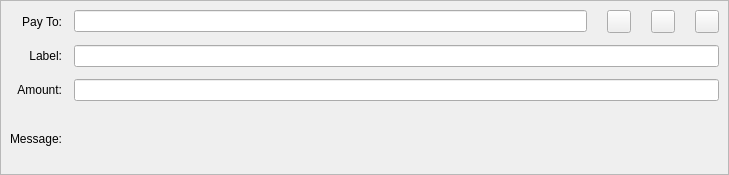
<?xml version="1.0" encoding="UTF-8"?>
<ui version="4.0">
 <class>SendCoinsEntry</class>
 <widget class="QStackedWidget" name="SendCoinsEntry">
  <property name="geometry">
   <rect>
    <x>0</x>
    <y>0</y>
    <width>729</width>
    <height>175</height>
   </rect>
  </property>
  <property name="focusPolicy">
   <enum>Qt::TabFocus</enum>
  </property>
  <property name="autoFillBackground">
   <bool>false</bool>
  </property>
  <property name="currentIndex">
   <number>0</number>
  </property>
  <widget class="QFrame" name="SendCoins">
   <property name="toolTip">
    <string>This is a normal payment.</string>
   </property>
   <property name="frameShape">
    <enum>QFrame::StyledPanel</enum>
   </property>
   <property name="frameShadow">
    <enum>QFrame::Sunken</enum>
   </property>
   <layout class="QGridLayout" name="gridLayout">
    <property name="spacing">
     <number>12</number>
    </property>
    <item row="2" column="1">
     <widget class="BitcoinAmountField" name="payAmount"/>
    </item>
    <item row="3" column="1">
     <widget class="QLabel" name="messageTextLabel">
      <property name="toolTip">
       <string>A message that was attached to the Diytube: URI which will be stored with the transaction for your reference. Note: This message will not be sent over the Diytube network.</string>
      </property>
      <property name="textFormat">
       <enum>Qt::PlainText</enum>
      </property>
     </widget>
    </item>
    <item row="0" column="0">
     <widget class="QLabel" name="payToLabel">
      <property name="text">
       <string>Pay To:</string>
      </property>
      <property name="alignment">
       <set>Qt::AlignRight|Qt::AlignTrailing|Qt::AlignVCenter</set>
      </property>
      <property name="buddy">
       <cstring>payTo</cstring>
      </property>
     </widget>
    </item>
    <item row="2" column="0">
     <widget class="QLabel" name="amountLabel">
      <property name="text">
       <string>Amount:</string>
      </property>
      <property name="alignment">
       <set>Qt::AlignRight|Qt::AlignTrailing|Qt::AlignVCenter</set>
      </property>
      <property name="buddy">
       <cstring>payAmount</cstring>
      </property>
     </widget>
    </item>
    <item row="1" column="0">
     <widget class="QLabel" name="labelLabel">
      <property name="text">
       <string>Label:</string>
      </property>
      <property name="alignment">
       <set>Qt::AlignRight|Qt::AlignTrailing|Qt::AlignVCenter</set>
      </property>
      <property name="buddy">
       <cstring>addAsLabel</cstring>
      </property>
     </widget>
    </item>
    <item row="1" column="1">
     <widget class="QLineEdit" name="addAsLabel">
      <property name="toolTip">
       <string>Enter a label for this address to add it to the list of used addresses</string>
      </property>
     </widget>
    </item>
    <item row="3" column="0">
     <widget class="QLabel" name="messageLabel">
      <property name="text">
       <string>Message:</string>
      </property>
      <property name="alignment">
       <set>Qt::AlignRight|Qt::AlignTrailing|Qt::AlignVCenter</set>
      </property>
     </widget>
    </item>
    <item row="0" column="1">
     <layout class="QHBoxLayout" name="payToLayout">
      <property name="spacing">
       <number>0</number>
      </property>
      <item>
       <widget class="QValidatedLineEdit" name="payTo">
        <property name="sizePolicy">
         <sizepolicy hsizetype="Preferred" vsizetype="Maximum">
          <horstretch>0</horstretch>
          <verstretch>0</verstretch>
         </sizepolicy>
        </property>
        <property name="toolTip">
         <string>The Diytube address to send the payment to</string>
        </property>
       </widget>
      </item>
      <item>
       <spacer name="horizontalSpacer">
        <property name="orientation">
         <enum>Qt::Horizontal</enum>
        </property>
        <property name="sizeType">
         <enum>QSizePolicy::Maximum</enum>
        </property>
        <property name="sizeHint" stdset="0">
         <size>
          <width>20</width>
          <height>20</height>
         </size>
        </property>
       </spacer>
      </item>
      <item>
       <widget class="QToolButton" name="addressBookButton">
        <property name="sizePolicy">
         <sizepolicy hsizetype="Maximum" vsizetype="Maximum">
          <horstretch>0</horstretch>
          <verstretch>0</verstretch>
         </sizepolicy>
        </property>
        <property name="toolTip">
         <string>Choose previously used address</string>
        </property>
        <property name="text">
         <string/>
        </property>
        <property name="icon">
         <iconset resource="../diytube.qrc">
          <normaloff>:/icons/address-book</normaloff>:/icons/address-book</iconset>
        </property>
        <property name="shortcut">
         <string>Alt+A</string>
        </property>
       </widget>
      </item>
      <item>
       <spacer name="horizontalSpacer_2">
        <property name="orientation">
         <enum>Qt::Horizontal</enum>
        </property>
        <property name="sizeType">
         <enum>QSizePolicy::Maximum</enum>
        </property>
        <property name="sizeHint" stdset="0">
         <size>
          <width>20</width>
          <height>20</height>
         </size>
        </property>
       </spacer>
      </item>
      <item>
       <widget class="QToolButton" name="pasteButton">
        <property name="sizePolicy">
         <sizepolicy hsizetype="Maximum" vsizetype="Maximum">
          <horstretch>0</horstretch>
          <verstretch>0</verstretch>
         </sizepolicy>
        </property>
        <property name="toolTip">
         <string>Paste address from clipboard</string>
        </property>
        <property name="text">
         <string/>
        </property>
        <property name="icon">
         <iconset resource="../diytube.qrc">
          <normaloff>:/icons/editpaste</normaloff>:/icons/editpaste</iconset>
        </property>
        <property name="shortcut">
         <string>Alt+P</string>
        </property>
       </widget>
      </item>
      <item>
       <spacer name="horizontalSpacer_3">
        <property name="orientation">
         <enum>Qt::Horizontal</enum>
        </property>
        <property name="sizeType">
         <enum>QSizePolicy::Maximum</enum>
        </property>
        <property name="sizeHint" stdset="0">
         <size>
          <width>20</width>
          <height>20</height>
         </size>
        </property>
       </spacer>
      </item>
      <item>
       <widget class="QToolButton" name="deleteButton">
        <property name="sizePolicy">
         <sizepolicy hsizetype="Maximum" vsizetype="Maximum">
          <horstretch>0</horstretch>
          <verstretch>0</verstretch>
         </sizepolicy>
        </property>
        <property name="toolTip">
         <string>Remove this entry</string>
        </property>
        <property name="text">
         <string/>
        </property>
        <property name="icon">
         <iconset resource="../diytube.qrc">
          <normaloff>:/icons/remove</normaloff>:/icons/remove</iconset>
        </property>
       </widget>
      </item>
     </layout>
    </item>
   </layout>
  </widget>
  <widget class="QFrame" name="SendCoins_InsecurePaymentRequest">
   <property name="palette">
    <palette>
     <active>
      <colorrole role="WindowText">
       <brush brushstyle="SolidPattern">
        <color alpha="255">
         <red>0</red>
         <green>0</green>
         <blue>0</blue>
        </color>
       </brush>
      </colorrole>
      <colorrole role="Button">
       <brush brushstyle="SolidPattern">
        <color alpha="255">
         <red>255</red>
         <green>255</green>
         <blue>127</blue>
        </color>
       </brush>
      </colorrole>
      <colorrole role="Light">
       <brush brushstyle="SolidPattern">
        <color alpha="255">
         <red>255</red>
         <green>255</green>
         <blue>255</blue>
        </color>
       </brush>
      </colorrole>
      <colorrole role="Midlight">
       <brush brushstyle="SolidPattern">
        <color alpha="255">
         <red>255</red>
         <green>255</green>
         <blue>191</blue>
        </color>
       </brush>
      </colorrole>
      <colorrole role="Dark">
       <brush brushstyle="SolidPattern">
        <color alpha="255">
         <red>127</red>
         <green>127</green>
         <blue>63</blue>
        </color>
       </brush>
      </colorrole>
      <colorrole role="Mid">
       <brush brushstyle="SolidPattern">
        <color alpha="255">
         <red>170</red>
         <green>170</green>
         <blue>84</blue>
        </color>
       </brush>
      </colorrole>
      <colorrole role="Text">
       <brush brushstyle="SolidPattern">
        <color alpha="255">
         <red>0</red>
         <green>0</green>
         <blue>0</blue>
        </color>
       </brush>
      </colorrole>
      <colorrole role="BrightText">
       <brush brushstyle="SolidPattern">
        <color alpha="255">
         <red>255</red>
         <green>255</green>
         <blue>255</blue>
        </color>
       </brush>
      </colorrole>
      <colorrole role="ButtonText">
       <brush brushstyle="SolidPattern">
        <color alpha="255">
         <red>0</red>
         <green>0</green>
         <blue>0</blue>
        </color>
       </brush>
      </colorrole>
      <colorrole role="Base">
       <brush brushstyle="SolidPattern">
        <color alpha="255">
         <red>255</red>
         <green>255</green>
         <blue>255</blue>
        </color>
       </brush>
      </colorrole>
      <colorrole role="Window">
       <brush brushstyle="SolidPattern">
        <color alpha="255">
         <red>255</red>
         <green>255</green>
         <blue>127</blue>
        </color>
       </brush>
      </colorrole>
      <colorrole role="Shadow">
       <brush brushstyle="SolidPattern">
        <color alpha="255">
         <red>0</red>
         <green>0</green>
         <blue>0</blue>
        </color>
       </brush>
      </colorrole>
      <colorrole role="AlternateBase">
       <brush brushstyle="SolidPattern">
        <color alpha="255">
         <red>255</red>
         <green>255</green>
         <blue>191</blue>
        </color>
       </brush>
      </colorrole>
      <colorrole role="ToolTipBase">
       <brush brushstyle="SolidPattern">
        <color alpha="255">
         <red>255</red>
         <green>255</green>
         <blue>220</blue>
        </color>
       </brush>
      </colorrole>
      <colorrole role="ToolTipText">
       <brush brushstyle="SolidPattern">
        <color alpha="255">
         <red>0</red>
         <green>0</green>
         <blue>0</blue>
        </color>
       </brush>
      </colorrole>
     </active>
     <inactive>
      <colorrole role="WindowText">
       <brush brushstyle="SolidPattern">
        <color alpha="255">
         <red>0</red>
         <green>0</green>
         <blue>0</blue>
        </color>
       </brush>
      </colorrole>
      <colorrole role="Button">
       <brush brushstyle="SolidPattern">
        <color alpha="255">
         <red>255</red>
         <green>255</green>
         <blue>127</blue>
        </color>
       </brush>
      </colorrole>
      <colorrole role="Light">
       <brush brushstyle="SolidPattern">
        <color alpha="255">
         <red>255</red>
         <green>255</green>
         <blue>255</blue>
        </color>
       </brush>
      </colorrole>
      <colorrole role="Midlight">
       <brush brushstyle="SolidPattern">
        <color alpha="255">
         <red>255</red>
         <green>255</green>
         <blue>191</blue>
        </color>
       </brush>
      </colorrole>
      <colorrole role="Dark">
       <brush brushstyle="SolidPattern">
        <color alpha="255">
         <red>127</red>
         <green>127</green>
         <blue>63</blue>
        </color>
       </brush>
      </colorrole>
      <colorrole role="Mid">
       <brush brushstyle="SolidPattern">
        <color alpha="255">
         <red>170</red>
         <green>170</green>
         <blue>84</blue>
        </color>
       </brush>
      </colorrole>
      <colorrole role="Text">
       <brush brushstyle="SolidPattern">
        <color alpha="255">
         <red>0</red>
         <green>0</green>
         <blue>0</blue>
        </color>
       </brush>
      </colorrole>
      <colorrole role="BrightText">
       <brush brushstyle="SolidPattern">
        <color alpha="255">
         <red>255</red>
         <green>255</green>
         <blue>255</blue>
        </color>
       </brush>
      </colorrole>
      <colorrole role="ButtonText">
       <brush brushstyle="SolidPattern">
        <color alpha="255">
         <red>0</red>
         <green>0</green>
         <blue>0</blue>
        </color>
       </brush>
      </colorrole>
      <colorrole role="Base">
       <brush brushstyle="SolidPattern">
        <color alpha="255">
         <red>255</red>
         <green>255</green>
         <blue>255</blue>
        </color>
       </brush>
      </colorrole>
      <colorrole role="Window">
       <brush brushstyle="SolidPattern">
        <color alpha="255">
         <red>255</red>
         <green>255</green>
         <blue>127</blue>
        </color>
       </brush>
      </colorrole>
      <colorrole role="Shadow">
       <brush brushstyle="SolidPattern">
        <color alpha="255">
         <red>0</red>
         <green>0</green>
         <blue>0</blue>
        </color>
       </brush>
      </colorrole>
      <colorrole role="AlternateBase">
       <brush brushstyle="SolidPattern">
        <color alpha="255">
         <red>255</red>
         <green>255</green>
         <blue>191</blue>
        </color>
       </brush>
      </colorrole>
      <colorrole role="ToolTipBase">
       <brush brushstyle="SolidPattern">
        <color alpha="255">
         <red>255</red>
         <green>255</green>
         <blue>220</blue>
        </color>
       </brush>
      </colorrole>
      <colorrole role="ToolTipText">
       <brush brushstyle="SolidPattern">
        <color alpha="255">
         <red>0</red>
         <green>0</green>
         <blue>0</blue>
        </color>
       </brush>
      </colorrole>
     </inactive>
     <disabled>
      <colorrole role="WindowText">
       <brush brushstyle="SolidPattern">
        <color alpha="255">
         <red>127</red>
         <green>127</green>
         <blue>63</blue>
        </color>
       </brush>
      </colorrole>
      <colorrole role="Button">
       <brush brushstyle="SolidPattern">
        <color alpha="255">
         <red>255</red>
         <green>255</green>
         <blue>127</blue>
        </color>
       </brush>
      </colorrole>
      <colorrole role="Light">
       <brush brushstyle="SolidPattern">
        <color alpha="255">
         <red>255</red>
         <green>255</green>
         <blue>255</blue>
        </color>
       </brush>
      </colorrole>
      <colorrole role="Midlight">
       <brush brushstyle="SolidPattern">
        <color alpha="255">
         <red>255</red>
         <green>255</green>
         <blue>191</blue>
        </color>
       </brush>
      </colorrole>
      <colorrole role="Dark">
       <brush brushstyle="SolidPattern">
        <color alpha="255">
         <red>127</red>
         <green>127</green>
         <blue>63</blue>
        </color>
       </brush>
      </colorrole>
      <colorrole role="Mid">
       <brush brushstyle="SolidPattern">
        <color alpha="255">
         <red>170</red>
         <green>170</green>
         <blue>84</blue>
        </color>
       </brush>
      </colorrole>
      <colorrole role="Text">
       <brush brushstyle="SolidPattern">
        <color alpha="255">
         <red>127</red>
         <green>127</green>
         <blue>63</blue>
        </color>
       </brush>
      </colorrole>
      <colorrole role="BrightText">
       <brush brushstyle="SolidPattern">
        <color alpha="255">
         <red>255</red>
         <green>255</green>
         <blue>255</blue>
        </color>
       </brush>
      </colorrole>
      <colorrole role="ButtonText">
       <brush brushstyle="SolidPattern">
        <color alpha="255">
         <red>127</red>
         <green>127</green>
         <blue>63</blue>
        </color>
       </brush>
      </colorrole>
      <colorrole role="Base">
       <brush brushstyle="SolidPattern">
        <color alpha="255">
         <red>255</red>
         <green>255</green>
         <blue>127</blue>
        </color>
       </brush>
      </colorrole>
      <colorrole role="Window">
       <brush brushstyle="SolidPattern">
        <color alpha="255">
         <red>255</red>
         <green>255</green>
         <blue>127</blue>
        </color>
       </brush>
      </colorrole>
      <colorrole role="Shadow">
       <brush brushstyle="SolidPattern">
        <color alpha="255">
         <red>0</red>
         <green>0</green>
         <blue>0</blue>
        </color>
       </brush>
      </colorrole>
      <colorrole role="AlternateBase">
       <brush brushstyle="SolidPattern">
        <color alpha="255">
         <red>255</red>
         <green>255</green>
         <blue>127</blue>
        </color>
       </brush>
      </colorrole>
      <colorrole role="ToolTipBase">
       <brush brushstyle="SolidPattern">
        <color alpha="255">
         <red>255</red>
         <green>255</green>
         <blue>220</blue>
        </color>
       </brush>
      </colorrole>
      <colorrole role="ToolTipText">
       <brush brushstyle="SolidPattern">
        <color alpha="255">
         <red>0</red>
         <green>0</green>
         <blue>0</blue>
        </color>
       </brush>
      </colorrole>
     </disabled>
    </palette>
   </property>
   <property name="toolTip">
    <string>This is an unverified payment request.</string>
   </property>
   <property name="autoFillBackground">
    <bool>true</bool>
   </property>
   <property name="frameShape">
    <enum>QFrame::StyledPanel</enum>
   </property>
   <property name="frameShadow">
    <enum>QFrame::Sunken</enum>
   </property>
   <layout class="QGridLayout" name="gridLayout_is">
    <property name="spacing">
     <number>12</number>
    </property>
    <item row="0" column="0">
     <widget class="QLabel" name="payToLabel_is">
      <property name="text">
       <string>Pay To:</string>
      </property>
      <property name="alignment">
       <set>Qt::AlignRight|Qt::AlignTrailing|Qt::AlignVCenter</set>
      </property>
     </widget>
    </item>
    <item row="0" column="1">
     <layout class="QHBoxLayout" name="payToLayout_is">
      <property name="spacing">
       <number>0</number>
      </property>
      <item>
       <widget class="QLabel" name="payTo_is"/>
      </item>
      <item>
       <widget class="QToolButton" name="deleteButton_is">
        <property name="toolTip">
         <string>Remove this entry</string>
        </property>
        <property name="text">
         <string/>
        </property>
        <property name="icon">
         <iconset resource="../diytube.qrc">
          <normaloff>:/icons/remove</normaloff>:/icons/remove</iconset>
        </property>
       </widget>
      </item>
     </layout>
    </item>
    <item row="1" column="0">
     <widget class="QLabel" name="memoLabel_is">
      <property name="text">
       <string>Memo:</string>
      </property>
      <property name="alignment">
       <set>Qt::AlignRight|Qt::AlignTrailing|Qt::AlignVCenter</set>
      </property>
     </widget>
    </item>
    <item row="1" column="1">
     <widget class="QLabel" name="memoTextLabel_is">
      <property name="textFormat">
       <enum>Qt::PlainText</enum>
      </property>
     </widget>
    </item>
    <item row="2" column="0">
     <widget class="QLabel" name="amountLabel_is">
      <property name="text">
       <string>Amount:</string>
      </property>
      <property name="alignment">
       <set>Qt::AlignRight|Qt::AlignTrailing|Qt::AlignVCenter</set>
      </property>
      <property name="buddy">
       <cstring>payAmount_is</cstring>
      </property>
     </widget>
    </item>
    <item row="2" column="1">
     <widget class="BitcoinAmountField" name="payAmount_is">
      <property name="acceptDrops">
       <bool>false</bool>
      </property>
     </widget>
    </item>
   </layout>
  </widget>
  <widget class="QFrame" name="SendCoins_SecurePaymentRequest">
   <property name="palette">
    <palette>
     <active>
      <colorrole role="WindowText">
       <brush brushstyle="SolidPattern">
        <color alpha="255">
         <red>0</red>
         <green>0</green>
         <blue>0</blue>
        </color>
       </brush>
      </colorrole>
      <colorrole role="Button">
       <brush brushstyle="SolidPattern">
        <color alpha="255">
         <red>140</red>
         <green>232</green>
         <blue>119</blue>
        </color>
       </brush>
      </colorrole>
      <colorrole role="Light">
       <brush brushstyle="SolidPattern">
        <color alpha="255">
         <red>230</red>
         <green>255</green>
         <blue>224</blue>
        </color>
       </brush>
      </colorrole>
      <colorrole role="Midlight">
       <brush brushstyle="SolidPattern">
        <color alpha="255">
         <red>185</red>
         <green>243</green>
         <blue>171</blue>
        </color>
       </brush>
      </colorrole>
      <colorrole role="Dark">
       <brush brushstyle="SolidPattern">
        <color alpha="255">
         <red>70</red>
         <green>116</green>
         <blue>59</blue>
        </color>
       </brush>
      </colorrole>
      <colorrole role="Mid">
       <brush brushstyle="SolidPattern">
        <color alpha="255">
         <red>93</red>
         <green>155</green>
         <blue>79</blue>
        </color>
       </brush>
      </colorrole>
      <colorrole role="Text">
       <brush brushstyle="SolidPattern">
        <color alpha="255">
         <red>0</red>
         <green>0</green>
         <blue>0</blue>
        </color>
       </brush>
      </colorrole>
      <colorrole role="BrightText">
       <brush brushstyle="SolidPattern">
        <color alpha="255">
         <red>155</red>
         <green>255</green>
         <blue>147</blue>
        </color>
       </brush>
      </colorrole>
      <colorrole role="ButtonText">
       <brush brushstyle="SolidPattern">
        <color alpha="255">
         <red>0</red>
         <green>0</green>
         <blue>0</blue>
        </color>
       </brush>
      </colorrole>
      <colorrole role="Base">
       <brush brushstyle="SolidPattern">
        <color alpha="255">
         <red>119</red>
         <green>255</green>
         <blue>233</blue>
        </color>
       </brush>
      </colorrole>
      <colorrole role="Window">
       <brush brushstyle="SolidPattern">
        <color alpha="255">
         <red>140</red>
         <green>232</green>
         <blue>119</blue>
        </color>
       </brush>
      </colorrole>
      <colorrole role="Shadow">
       <brush brushstyle="SolidPattern">
        <color alpha="255">
         <red>0</red>
         <green>0</green>
         <blue>0</blue>
        </color>
       </brush>
      </colorrole>
      <colorrole role="AlternateBase">
       <brush brushstyle="SolidPattern">
        <color alpha="255">
         <red>197</red>
         <green>243</green>
         <blue>187</blue>
        </color>
       </brush>
      </colorrole>
      <colorrole role="NoRole">
       <brush brushstyle="SolidPattern">
        <color alpha="255">
         <red>125</red>
         <green>194</green>
         <blue>122</blue>
        </color>
       </brush>
      </colorrole>
      <colorrole role="ToolTipBase">
       <brush brushstyle="SolidPattern">
        <color alpha="255">
         <red>255</red>
         <green>255</green>
         <blue>220</blue>
        </color>
       </brush>
      </colorrole>
      <colorrole role="ToolTipText">
       <brush brushstyle="SolidPattern">
        <color alpha="255">
         <red>0</red>
         <green>0</green>
         <blue>0</blue>
        </color>
       </brush>
      </colorrole>
     </active>
     <inactive>
      <colorrole role="WindowText">
       <brush brushstyle="SolidPattern">
        <color alpha="255">
         <red>0</red>
         <green>0</green>
         <blue>0</blue>
        </color>
       </brush>
      </colorrole>
      <colorrole role="Button">
       <brush brushstyle="SolidPattern">
        <color alpha="255">
         <red>140</red>
         <green>232</green>
         <blue>119</blue>
        </color>
       </brush>
      </colorrole>
      <colorrole role="Light">
       <brush brushstyle="SolidPattern">
        <color alpha="255">
         <red>230</red>
         <green>255</green>
         <blue>224</blue>
        </color>
       </brush>
      </colorrole>
      <colorrole role="Midlight">
       <brush brushstyle="SolidPattern">
        <color alpha="255">
         <red>185</red>
         <green>243</green>
         <blue>171</blue>
        </color>
       </brush>
      </colorrole>
      <colorrole role="Dark">
       <brush brushstyle="SolidPattern">
        <color alpha="255">
         <red>70</red>
         <green>116</green>
         <blue>59</blue>
        </color>
       </brush>
      </colorrole>
      <colorrole role="Mid">
       <brush brushstyle="SolidPattern">
        <color alpha="255">
         <red>93</red>
         <green>155</green>
         <blue>79</blue>
        </color>
       </brush>
      </colorrole>
      <colorrole role="Text">
       <brush brushstyle="SolidPattern">
        <color alpha="255">
         <red>0</red>
         <green>0</green>
         <blue>0</blue>
        </color>
       </brush>
      </colorrole>
      <colorrole role="BrightText">
       <brush brushstyle="SolidPattern">
        <color alpha="255">
         <red>155</red>
         <green>255</green>
         <blue>147</blue>
        </color>
       </brush>
      </colorrole>
      <colorrole role="ButtonText">
       <brush brushstyle="SolidPattern">
        <color alpha="255">
         <red>0</red>
         <green>0</green>
         <blue>0</blue>
        </color>
       </brush>
      </colorrole>
      <colorrole role="Base">
       <brush brushstyle="SolidPattern">
        <color alpha="255">
         <red>119</red>
         <green>255</green>
         <blue>233</blue>
        </color>
       </brush>
      </colorrole>
      <colorrole role="Window">
       <brush brushstyle="SolidPattern">
        <color alpha="255">
         <red>140</red>
         <green>232</green>
         <blue>119</blue>
        </color>
       </brush>
      </colorrole>
      <colorrole role="Shadow">
       <brush brushstyle="SolidPattern">
        <color alpha="255">
         <red>0</red>
         <green>0</green>
         <blue>0</blue>
        </color>
       </brush>
      </colorrole>
      <colorrole role="AlternateBase">
       <brush brushstyle="SolidPattern">
        <color alpha="255">
         <red>197</red>
         <green>243</green>
         <blue>187</blue>
        </color>
       </brush>
      </colorrole>
      <colorrole role="NoRole">
       <brush brushstyle="SolidPattern">
        <color alpha="255">
         <red>125</red>
         <green>194</green>
         <blue>122</blue>
        </color>
       </brush>
      </colorrole>
      <colorrole role="ToolTipBase">
       <brush brushstyle="SolidPattern">
        <color alpha="255">
         <red>255</red>
         <green>255</green>
         <blue>220</blue>
        </color>
       </brush>
      </colorrole>
      <colorrole role="ToolTipText">
       <brush brushstyle="SolidPattern">
        <color alpha="255">
         <red>0</red>
         <green>0</green>
         <blue>0</blue>
        </color>
       </brush>
      </colorrole>
     </inactive>
     <disabled>
      <colorrole role="WindowText">
       <brush brushstyle="SolidPattern">
        <color alpha="255">
         <red>70</red>
         <green>116</green>
         <blue>59</blue>
        </color>
       </brush>
      </colorrole>
      <colorrole role="Button">
       <brush brushstyle="SolidPattern">
        <color alpha="255">
         <red>140</red>
         <green>232</green>
         <blue>119</blue>
        </color>
       </brush>
      </colorrole>
      <colorrole role="Light">
       <brush brushstyle="SolidPattern">
        <color alpha="255">
         <red>230</red>
         <green>255</green>
         <blue>224</blue>
        </color>
       </brush>
      </colorrole>
      <colorrole role="Midlight">
       <brush brushstyle="SolidPattern">
        <color alpha="255">
         <red>185</red>
         <green>243</green>
         <blue>171</blue>
        </color>
       </brush>
      </colorrole>
      <colorrole role="Dark">
       <brush brushstyle="SolidPattern">
        <color alpha="255">
         <red>70</red>
         <green>116</green>
         <blue>59</blue>
        </color>
       </brush>
      </colorrole>
      <colorrole role="Mid">
       <brush brushstyle="SolidPattern">
        <color alpha="255">
         <red>93</red>
         <green>155</green>
         <blue>79</blue>
        </color>
       </brush>
      </colorrole>
      <colorrole role="Text">
       <brush brushstyle="SolidPattern">
        <color alpha="255">
         <red>70</red>
         <green>116</green>
         <blue>59</blue>
        </color>
       </brush>
      </colorrole>
      <colorrole role="BrightText">
       <brush brushstyle="SolidPattern">
        <color alpha="255">
         <red>155</red>
         <green>255</green>
         <blue>147</blue>
        </color>
       </brush>
      </colorrole>
      <colorrole role="ButtonText">
       <brush brushstyle="SolidPattern">
        <color alpha="255">
         <red>70</red>
         <green>116</green>
         <blue>59</blue>
        </color>
       </brush>
      </colorrole>
      <colorrole role="Base">
       <brush brushstyle="SolidPattern">
        <color alpha="255">
         <red>140</red>
         <green>232</green>
         <blue>119</blue>
        </color>
       </brush>
      </colorrole>
      <colorrole role="Window">
       <brush brushstyle="SolidPattern">
        <color alpha="255">
         <red>140</red>
         <green>232</green>
         <blue>119</blue>
        </color>
       </brush>
      </colorrole>
      <colorrole role="Shadow">
       <brush brushstyle="SolidPattern">
        <color alpha="255">
         <red>0</red>
         <green>0</green>
         <blue>0</blue>
        </color>
       </brush>
      </colorrole>
      <colorrole role="AlternateBase">
       <brush brushstyle="SolidPattern">
        <color alpha="255">
         <red>140</red>
         <green>232</green>
         <blue>119</blue>
        </color>
       </brush>
      </colorrole>
      <colorrole role="NoRole">
       <brush brushstyle="SolidPattern">
        <color alpha="255">
         <red>125</red>
         <green>194</green>
         <blue>122</blue>
        </color>
       </brush>
      </colorrole>
      <colorrole role="ToolTipBase">
       <brush brushstyle="SolidPattern">
        <color alpha="255">
         <red>255</red>
         <green>255</green>
         <blue>220</blue>
        </color>
       </brush>
      </colorrole>
      <colorrole role="ToolTipText">
       <brush brushstyle="SolidPattern">
        <color alpha="255">
         <red>0</red>
         <green>0</green>
         <blue>0</blue>
        </color>
       </brush>
      </colorrole>
     </disabled>
    </palette>
   </property>
   <property name="toolTip">
    <string>This is a verified payment request.</string>
   </property>
   <property name="autoFillBackground">
    <bool>true</bool>
   </property>
   <property name="frameShape">
    <enum>QFrame::StyledPanel</enum>
   </property>
   <property name="frameShadow">
    <enum>QFrame::Sunken</enum>
   </property>
   <layout class="QGridLayout" name="gridLayout_s">
    <property name="spacing">
     <number>12</number>
    </property>
    <item row="0" column="0">
     <widget class="QLabel" name="payToLabel_s">
      <property name="text">
       <string>Pay To:</string>
      </property>
      <property name="alignment">
       <set>Qt::AlignRight|Qt::AlignTrailing|Qt::AlignVCenter</set>
      </property>
     </widget>
    </item>
    <item row="0" column="1">
     <layout class="QHBoxLayout" name="payToLayout_s">
      <property name="spacing">
       <number>0</number>
      </property>
      <item>
       <widget class="QLabel" name="payTo_s">
        <property name="textFormat">
         <enum>Qt::PlainText</enum>
        </property>
       </widget>
      </item>
      <item>
       <widget class="QToolButton" name="deleteButton_s">
        <property name="toolTip">
         <string>Remove this entry</string>
        </property>
        <property name="text">
         <string/>
        </property>
        <property name="icon">
         <iconset resource="../diytube.qrc">
          <normaloff>:/icons/remove</normaloff>:/icons/remove</iconset>
        </property>
       </widget>
      </item>
     </layout>
    </item>
    <item row="1" column="0">
     <widget class="QLabel" name="memoLabel_s">
      <property name="text">
       <string>Memo:</string>
      </property>
      <property name="alignment">
       <set>Qt::AlignRight|Qt::AlignTrailing|Qt::AlignVCenter</set>
      </property>
     </widget>
    </item>
    <item row="1" column="1">
     <widget class="QLabel" name="memoTextLabel_s">
      <property name="textFormat">
       <enum>Qt::PlainText</enum>
      </property>
     </widget>
    </item>
    <item row="2" column="0">
     <widget class="QLabel" name="amountLabel_s">
      <property name="text">
       <string>Amount:</string>
      </property>
      <property name="alignment">
       <set>Qt::AlignRight|Qt::AlignTrailing|Qt::AlignVCenter</set>
      </property>
      <property name="buddy">
       <cstring>payAmount_s</cstring>
      </property>
     </widget>
    </item>
    <item row="2" column="1">
     <widget class="BitcoinAmountField" name="payAmount_s">
      <property name="acceptDrops">
       <bool>false</bool>
      </property>
     </widget>
    </item>
   </layout>
  </widget>
 </widget>
 <customwidgets>
  <customwidget>
   <class>QValidatedLineEdit</class>
   <extends>QLineEdit</extends>
   <header>qvalidatedlineedit.h</header>
  </customwidget>
  <customwidget>
   <class>BitcoinAmountField</class>
   <extends>QLineEdit</extends>
   <header>bitcoinamountfield.h</header>
   <container>1</container>
  </customwidget>
 </customwidgets>
 <tabstops>
  <tabstop>payTo</tabstop>
  <tabstop>addressBookButton</tabstop>
  <tabstop>pasteButton</tabstop>
  <tabstop>deleteButton</tabstop>
  <tabstop>addAsLabel</tabstop>
  <tabstop>payAmount</tabstop>
  <tabstop>payAmount_is</tabstop>
  <tabstop>deleteButton_is</tabstop>
  <tabstop>payAmount_s</tabstop>
  <tabstop>deleteButton_s</tabstop>
 </tabstops>
 <resources>
  <include location="../diytube.qrc"/>
 </resources>
 <connections/>
</ui>
